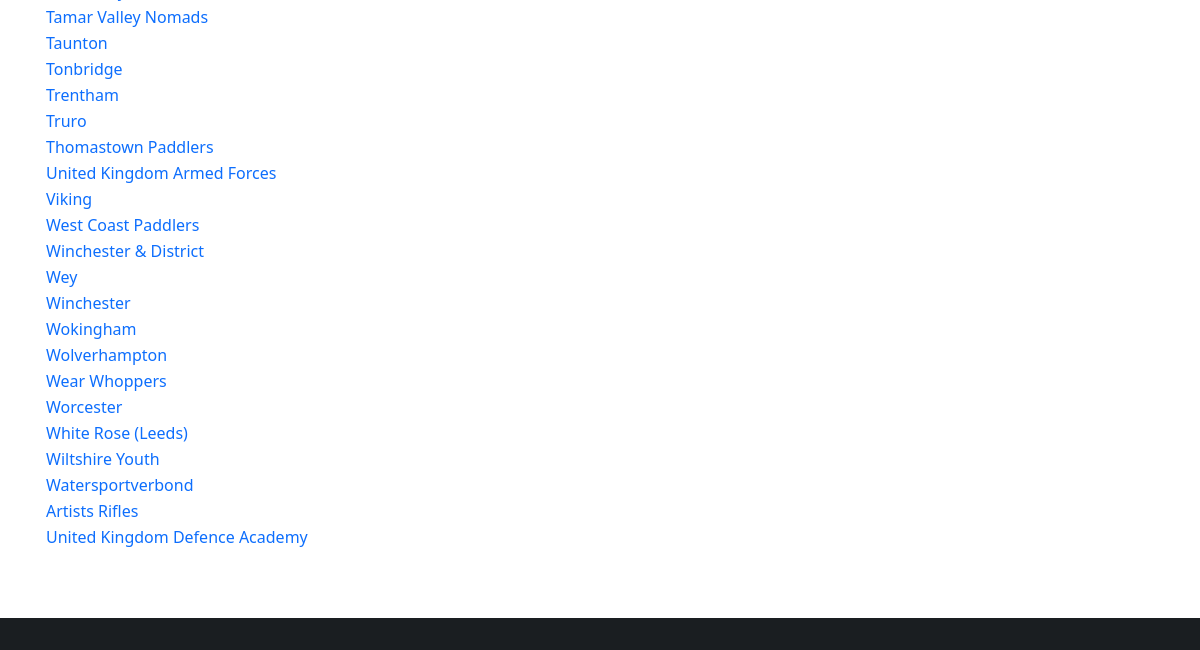
Page /clubs (lower part) on the earlier database version.
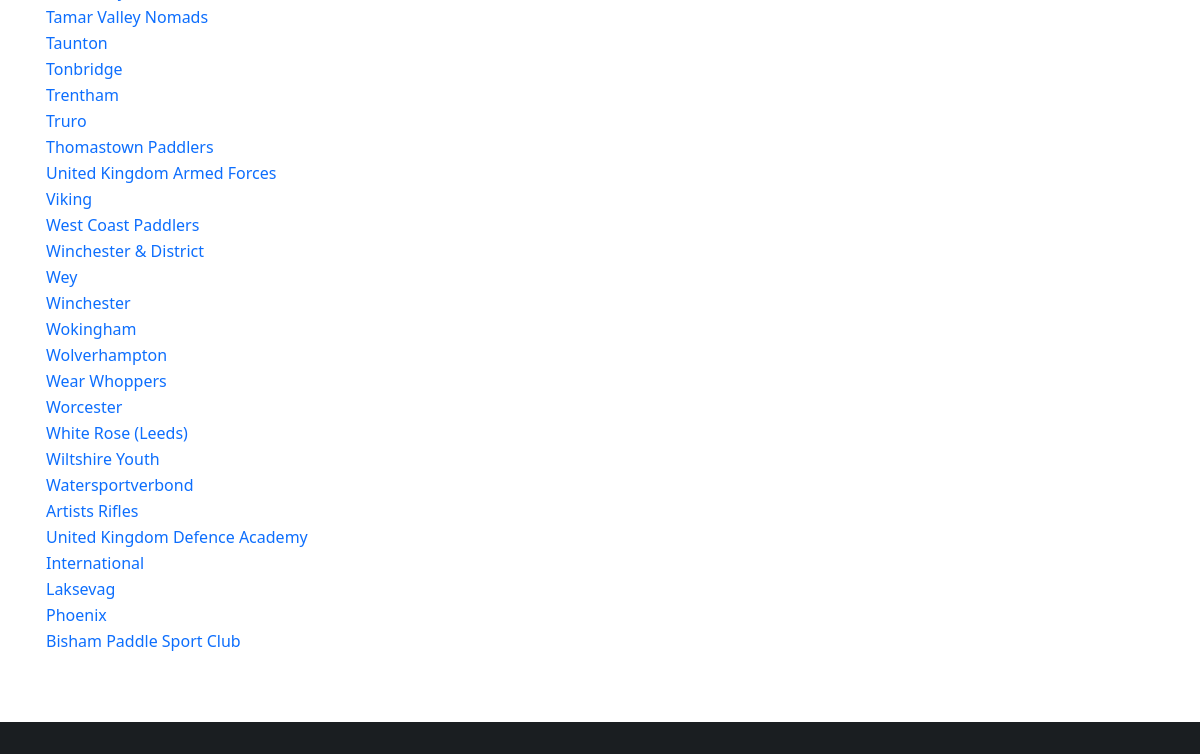
Same page on the later database version.
### database/database/club.py (models this page shows, shortened)
class Club(Base):
    __tablename__ = "club"
    id = Column(Integer, primary_key=True)
    name = Column(String)
    code_regex = Column(String())
    services = Column(Boolean, server_default=expression.false())

### paddle/views/club.py (the view)
@blueprint.route("/clubs")
def clubs():
    clubs = session.query(db.Club).all()
    return render_template("clubs.j2", clubs=clubs)

### paddle/templates/clubs.j2 (shortened to what this page needs)
{% extends "base.j2" %}
{% block content %}
<table>
    {% for club in clubs %}
    <tr>
        <td><a href="{{ url_for('paddle.club', club_id=club.id) }}">{{ club.name }}</td>
    </tr>
    {% endfor %}
</table>
{% endblock %}

Differences in the rows shown:
added Club: name "International"
added Club: name "Laksevag"
added Club: name "Phoenix"
added Club: name "Bisham Paddle Sport Club"
